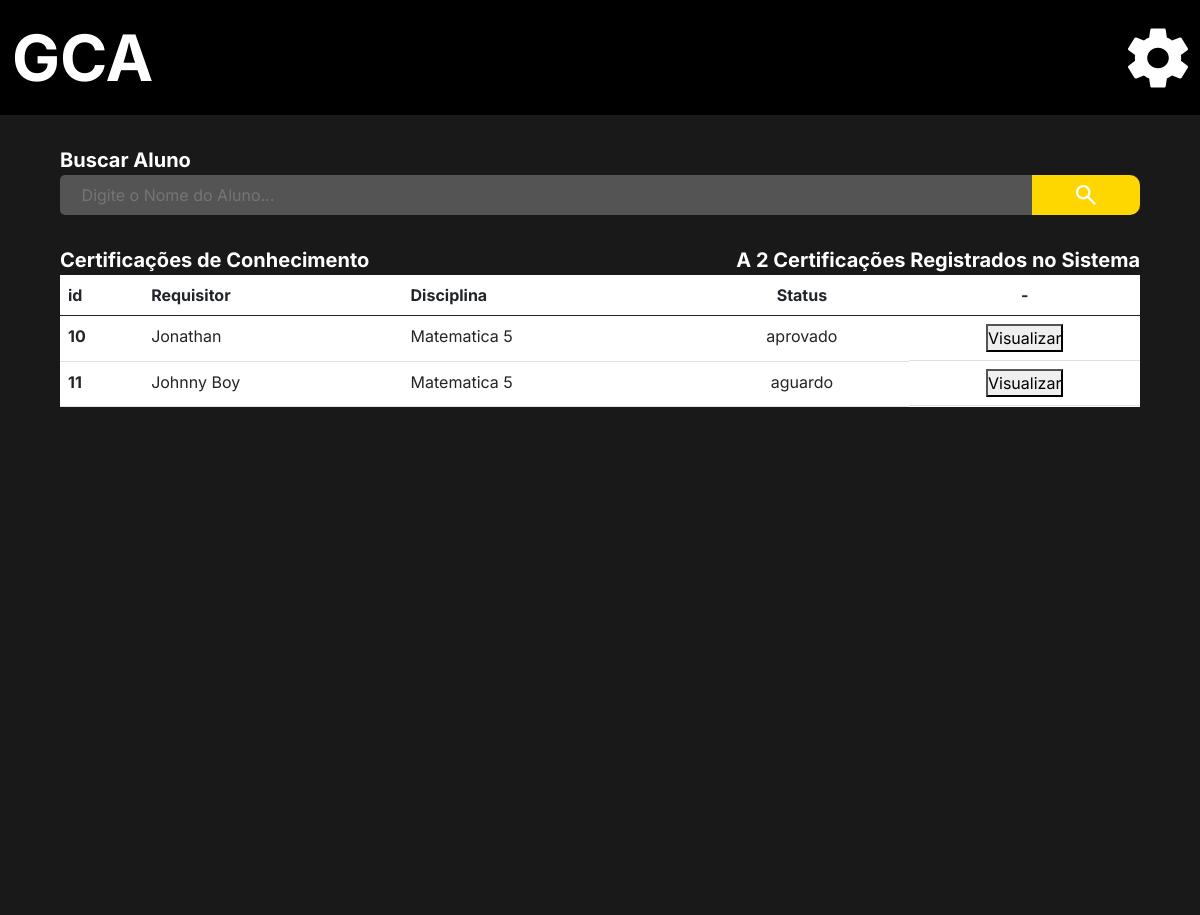
The page /Coordenador/lista_certificacao/ (signed in) on the database its author committed.
### Aluno/models.py (models this page shows)
class Certificação_de_conhecimento (models.Model):
    STATUS = (
        ("aprovado", "Aprovado"),
        ("reprovado", "Reprovado"),
        ("aguardo", "Aguardo")
    )
    disciplina =  models.ForeignKey('administrador.Disciplina', on_delete=models.CASCADE)
    status_requisição = models.CharField(("Status"), choices=STATUS, blank=False, null=False, max_length=20,  default='reprovado')
    nota = models.FloatField(("Nota"), blank=True, null=True, default=0)
    requisitor =  models.ForeignKey(User, verbose_name=("Requisitor"), on_delete=models.CASCADE, blank=False, null=False)
    verbose_name = 'Certificação de conhecimento'
    verbose_name_plural = 'Certificações de conhecimento'
    class Meta:
      db_table = 'Aluno_certificação_de_conhecimento'
      unique_together = (('requisitor', 'disciplina'),)
    def __str__(self):
        return self.disciplina.nome +' '+ self.requisitor.username

### Users/models.py (models this page shows)
class CustomUser(AbstractUser):
    image = models.ImageField(upload_to='Media', blank=True, null=False, default='Media/no_image_dafaut.jpg')
    matricula = models.CharField("Matricula", max_length=150, unique=True)
    username = models.CharField(("Nome"), max_length=50, unique=False, primary_key=None)
    email = models.EmailField("E-mail", unique=True)
    cpf = models.CharField("CPF", max_length=14, unique=True)
    phone = models.CharField("Telefone", max_length=15, blank=True, null=True)
    data_de_nascimento = models.DateField('Data de Nascimento', blank=True, null=True)
    primeiro_login = models.BooleanField(default=True)
    curso_relacao = models.ForeignKey("administrador.Curso", verbose_name=("Curso"), blank=True, null=True,on_delete=models.SET_NULL)
    disciplina_relacao = models.ManyToManyField("administrador.Disciplina", verbose_name=("Disciplina"), blank=True)
    disciplina_concluidas = models.ManyToManyField("administrador.Disciplina", related_name='Disciplina_cluidas', verbose_name=("Disciplina Concluidas"), blank=True)
    is_staff = models.BooleanField('Membro da equipe', default=True)
    USERNAME_FIELD = 'matricula'
    REQUIRED_FIELDS = ['username' , 'email' ,'cpf', 'phone']
    def __str__(self):
        return self.username
    objects = UserManager()

### administrador/models.py (models this page shows)
class Disciplina (models.Model):
    OPTATIVA = (
        ("S", "Sim"),
        ("N", "Não"),
    )
    STATUS = (
        ("Cursando", "Cursando"),
        ("Aprovado", "Aprovado"),
        ("Espera", "Espera")
    )
    nome = models.CharField(("Nome da Disciplina"), max_length=150, null=False)
    perido = models.IntegerField(("Periodo da disciplina"))
    carga_horaria = models.IntegerField(("Carga Horaria"))
    optativa = models.CharField(("Opitativa"), choices=OPTATIVA, blank=False, null=False,max_length=20)
    dependencia = models.ManyToManyField("self", verbose_name=("Dependencias"), blank=True, default='Sem Dependencia')
    aberto = models.BooleanField(("Aberto"), default='False')
    status = models.CharField('Status', choices=STATUS, max_length=20, default="Cursando")
    data_final = models.DateField(("Data Final"), blank=True, null=True,auto_now=False, auto_now_add=False)
    pedagogo = models.ForeignKey (User, verbose_name=("pedagogo"), on_delete=models.CASCADE, related_name='pedagogo', blank=True, null=True)
    banca_de_professores = models.ManyToManyField(User, verbose_name=("Banca de professores"), related_name='professores', blank=True, null=True)
    verbose_name = 'Disciplina'
    verbose_name_plural = 'Disciplinas'
    def __str__(self):
        return self.nome +' '+ str(self.perido)

### coordenador/views.py (the view)
# urls.py: path('lista_certificacao/', lista_certificacao, name='certificacao_list'),
@login_required(login_url='/user/login/')
def lista_certificacao (request):
    professor = User.objects.get(id=request.user.id)
    professor_curso_name = professor.curso_relacao
    professor_curso_disciplinas = professor.curso_relacao.disciplina.all()
    requisicoes_de_certificacao = Certificação_de_conhecimento.objects.all()
    print('coordenador de', professor_curso_name)
    lista_de_disciplinas_curso = set()
    aluno = []
    aluno_do_curso = set()
    aluno_do_disciplina = set()
    for dados in requisicoes_de_certificacao:
        print(dados, dados.disciplina.id,  dados.requisitor, '<<')
        if professor_curso_name == dados.requisitor.curso_relacao:
            print(dados, dados.disciplina.id,  dados.requisitor,  dados.requisitor.disciplina_relacao, '<<' 'acho')
            aluno_do_curso.add(dados.requisitor)
    for disciplnas in professor_curso_disciplinas.all():
        print(disciplnas, disciplnas.id, '<')
        lista_de_disciplinas_curso.add(disciplnas.id)
    for dados in aluno_do_curso:
        print(dados, ',,,,,')
    requisicoes_de_certificacao = Certificação_de_conhecimento.objects.filter (Q(requisitor__in = aluno_do_curso))
    return  render(request, 'requisicoes_certificação_lista.html', {'certificacao': requisicoes_de_certificacao,
                                                                    'len_certificacao':len(requisicoes_de_certificacao)})

### administrador/models.py (called while the page is built)
    def __str__(self):
        return self.nome +' ('+ str(self.ano.year) +')'

### coordenador/templates/requisicoes_certificação_lista.html (shortened to what this page needs)
{% extends 'base.html' %}
{% load static %}
{% block import_title_css %}
    <link rel="stylesheet" href="{% static 'css/lista_aproveitamento.css' %}">
{% endblock %}
{% block main %}
<div class="main">
    <div class="search_box">
        <form action=""  method="post">
            <div>
                <label for="search_box">Buscar Aluno</label>
            </div>
            <div class="search_bar">
                <input type="text" id="search_box" name="search_box" placeholder="Digite o Nome do Aluno...">
                <button class="enviar_botao" type="submit">
                    <img class="lupa" src="{% static 'icons/search_thing.svg' %}" alt="">
                </button>
            </div>
        </form>
    </div>
    <div class="center">
        <div class="two_lables">
            <div>
                <p class="label_title">Certificações de Conhecimento</p>
                <p class="label_title">A {{len_certificacao}} Certificações Registrados no Sistema</p>
            </div>
        </div>
    </div>
    <div class="center_2">
        <div class="list">
            <table class="table" >
                <thead>
                  <tr>
                    <th scope="col">id</th>
                    <th scope="col">Requisitor</th>
                    <th scope="col">Disciplina</th>
                    <th class="top_side_fourth" scope="col">Status</th>
                    <th class="top_side_fifth" scope="col">-</th>
                  </tr>
                </thead>
                <tbody>
                    {% for dados in certificacao %}
                        <tr>
                            <th scope="row"> {{dados.id}} </th>
                            <td>{{dados.requisitor}}</td>
                            <td>{{dados.disciplina}}</td>
                            <td class="center_tabl_">{{dados.status_requisição}}</td>
                            <td class="center_table">
                                <a href="{% url 'certificacao' dados.id %}">
                                    <button>
                                        Visualizar
                                    </button>
                                </a>
                            </td>
                        </tr>
                    {% endfor %}
                </tbody>
              </table>
        </div>
    </div>
</div>
{% endblock %}

### static/css/base.css (style rules this page uses)
* { margin: 0%; padding: 0%; border: 0%; font-family: inter; text-decoration: none; }
a { text-decoration: none; }

### static/css/modal_menu.css (style rules this page uses)
p { margin-bottom: 0px !important; }

### coordenador/static/css/lista_aproveitamento.css (style rules this page uses)
.main { background-color: #191919; min-height: 100vh; max-height: calc(max-content + 100px); border: none; }
form { padding-top: 30px; display: flex; flex-direction: column; justify-content: center; align-items: center; }
.search_bar { display: flex; justify-content: left; }
#search_box { border: none; border-radius: 5px 0px 0px 5px; }
.search_box div { width: 90%; }
.search_bar input { width: 90%; padding-left: 2%; background-color: #545454; color: #9B9B9B; outline: none; }
form div label { font-size: 20px; color: white; font-weight: bold; }
.lupa { z-index: 0; background-color: #FFD700; padding: 5px 15px 5px 15px; border-radius: 0px 10px 10px 0px; cursor: pointer; width: 126px; height: 30px; }
.enviar_botao { width: 10%; background-color: #FFD700; padding: 5px 15px 5px 15px; border-radius: 0px 10px 10px 0px; border: none; cursor: pointer; display: flex; align-content: center; overflow: hidden; justify-content: center; }
.center { padding-top: 30px; display: flex; flex-direction: column; justify-content: center; align-items: center; }
.two_lables { width: 90%; }
.two_lables div { display: flex; justify-content: space-between; }
.two_lables p { text-align: center; color: white; font-size: 20px; font-weight: bold; }
.center_2 { padding-left: 5%; padding-Right: 5%; padding-bottom: 5%; }
.table { width: 100%; background-color: white; }
.top_side_fifth, .top_side_fourth { text-align: center; }
.center_table { display: flex; justify-content: center; flex-direction: row; text-align: center; }
.center_tabl_ { text-align: center; }

### rows shown on the page
Certificação_de_conhecimento: id "10", requisitor "Jonathan", disciplina "Matematica 5", status_requisição "aprovado"
Certificação_de_conhecimento: id "11", requisitor "Johnny Boy", disciplina "Matematica 5", status_requisição "aguardo"

### other values the page prints
{{ len_certificacao }} "2"
